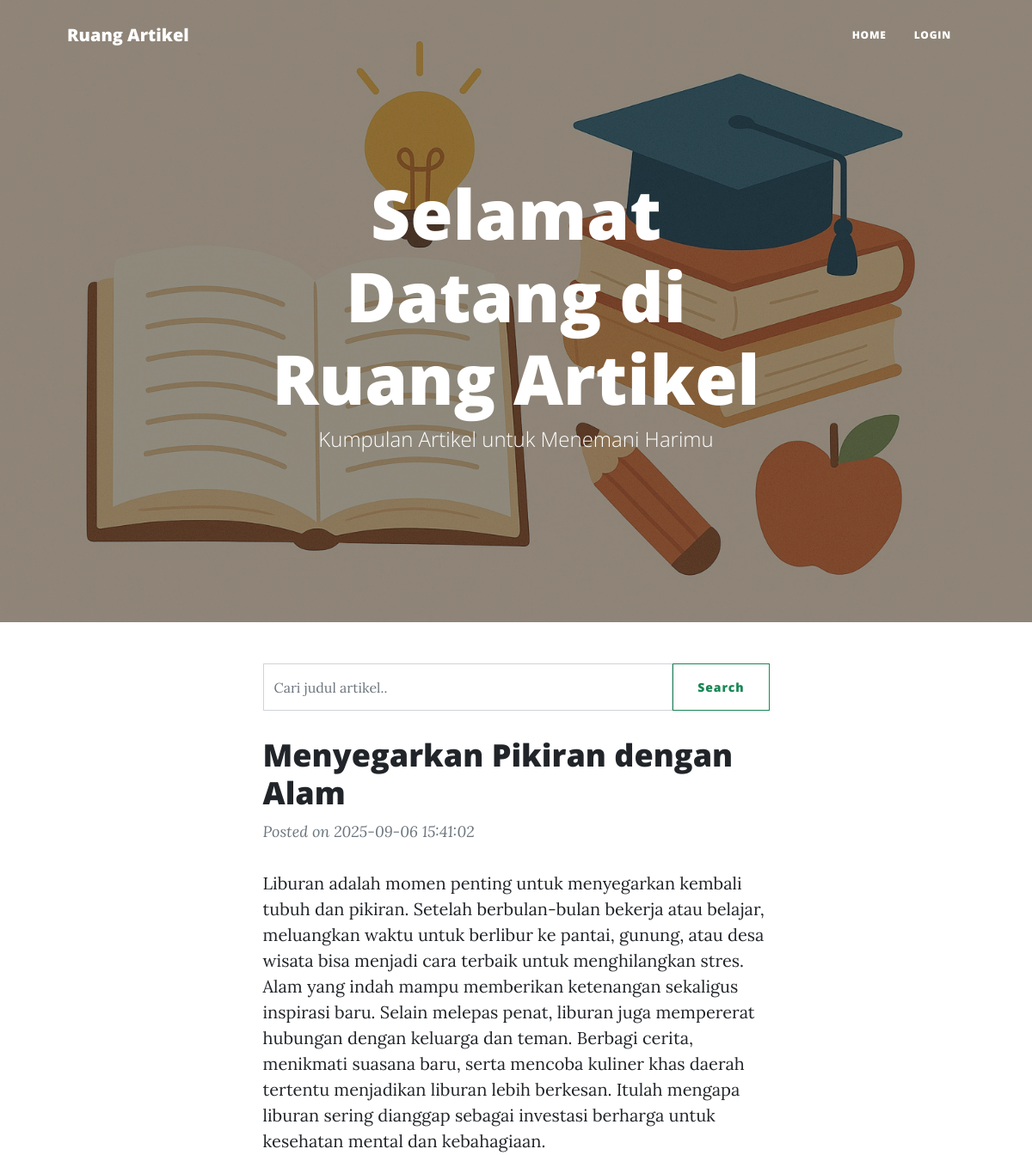
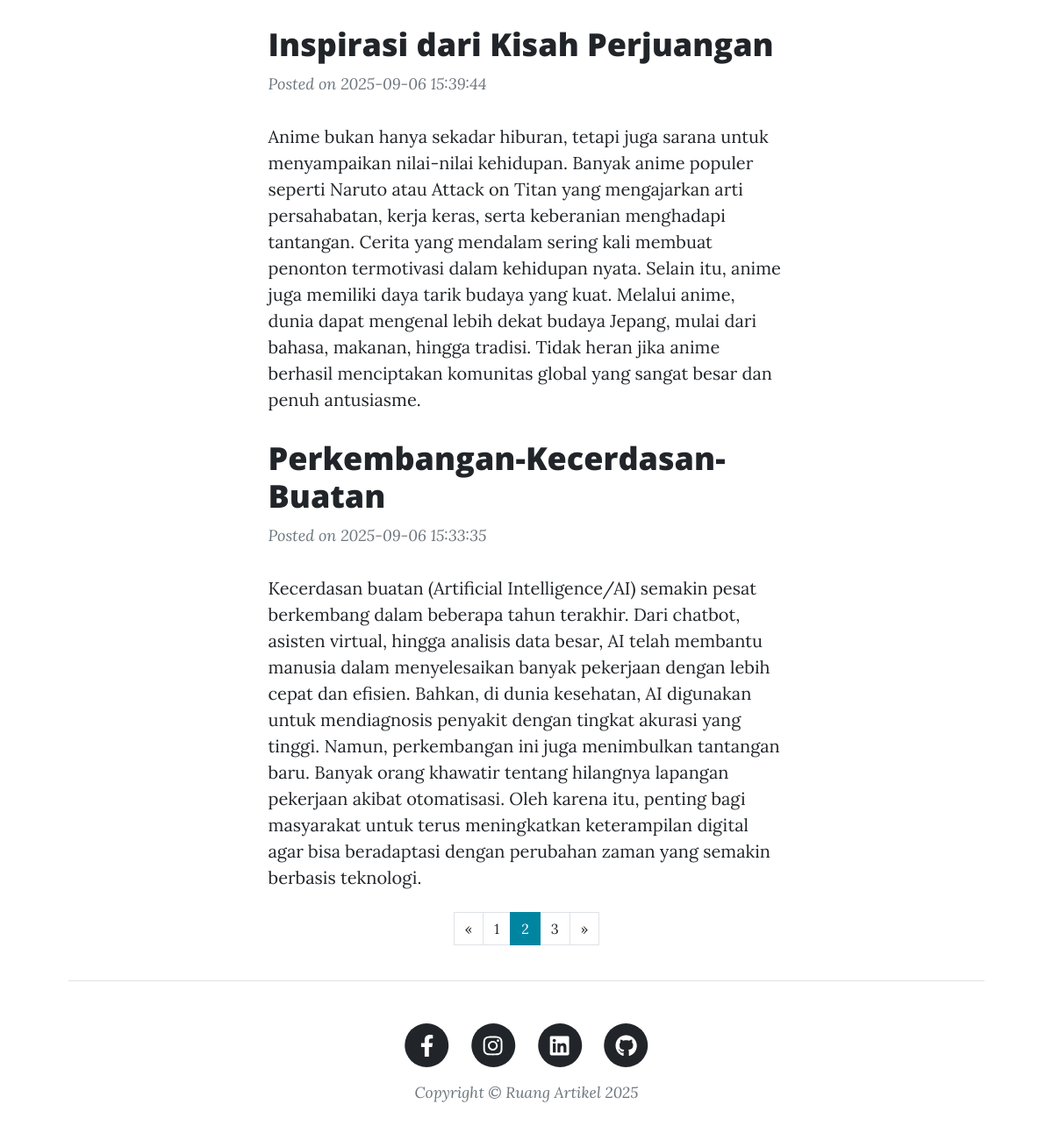
The page /index.php/blog/index/3 on the database its author committed (2 pictures, top to bottom).
### tables this page shows
CREATE TABLE `blog` (
  `id` int(11) NOT NULL,
  `title` varchar(255) NOT NULL,
  `content` text NOT NULL,
  `url` varchar(255) NOT NULL,
  `cover` varchar(255) NOT NULL,
  `date` timestamp NOT NULL DEFAULT current_timestamp() ON UPDATE current_timestamp()
);

### index.php (called while the page is built, shortened)
<?php
require_once BASEPATH.'core/CodeIgniter.php';

### application/config/config.php (called while the page is built, shortened)
<?php
$config['base_url'] = 'http://localhost/myapp/';
$config['index_page'] = 'index.php';
$config['uri_protocol']	= 'REQUEST_URI';
$config['url_suffix'] = '';
$config['language']	= 'english';
$config['charset'] = 'UTF-8';
$config['enable_hooks'] = FALSE;
$config['subclass_prefix'] = 'MY_';
$config['composer_autoload'] = FALSE;
$config['permitted_uri_chars'] = 'a-z 0-9~%.:_\-';
$config['enable_query_strings'] = FALSE;
$config['controller_trigger'] = 'c';
$config['function_trigger'] = 'm';
$config['directory_trigger'] = 'd';
$config['allow_get_array'] = TRUE;
$config['log_threshold'] = 0;
$config['log_path'] = '';
$config['log_file_extension'] = '';
$config['log_file_permissions'] = 0644;
$config['log_date_format'] = 'Y-m-d H:i:s';
$config['error_views_path'] = '';
$config['cache_path'] = '';
$config['cache_query_string'] = FALSE;
$config['encryption_key'] = '';
$config['sess_driver'] = 'files';
$config['sess_cookie_name'] = 'ci_session';
$config['sess_samesite'] = 'Lax';
$config['sess_expiration'] = 7200;
$config['sess_save_path'] = NULL;
$config['sess_match_ip'] = FALSE;
$config['sess_time_to_update'] = 300;
$config['sess_regenerate_destroy'] = FALSE;
$config['cookie_prefix']	= '';
$config['cookie_domain']	= '';
$config['cookie_path']		= '/';
$config['cookie_secure']	= FALSE;
$config['cookie_httponly'] 	= FALSE;
$config['cookie_samesite'] 	= 'Lax';
$config['standardize_newlines'] = FALSE;
$config['global_xss_filtering'] = FALSE;
$config['csrf_protection'] = FALSE;
$config['csrf_token_name'] = 'csrf_test_name';
$config['csrf_cookie_name'] = 'csrf_cookie_name';
$config['csrf_expire'] = 7200;
$config['csrf_regenerate'] = TRUE;
$config['csrf_exclude_uris'] = array();
$config['compress_output'] = FALSE;
$config['time_reference'] = 'local';
$config['rewrite_short_tags'] = FALSE;
$config['proxy_ips'] = '';

### application/models/blog_model.php (called while the page is built, shortened)
<?php
class blog_model extends CI_Model{
    public function getblogs($limit, $offset)
    {
    $filter = $this->input->get('find');
    $this->db->like('title', $filter);
    $this->db->limit($limit, $offset);
    $this->db->order_by('date', 'desc');
    return $this->db->get("blog");
    }
     public function gettotalblogs()
    {
    $filter = $this->input->get('find');
    $this->db->like('title', $filter);
    return $this->db->count_all_results("blog");
    }
}

### application/views/blog.php (the view, shortened to what this page needs)
<header class="masthead" style="background-image: url('<?php echo base_url(); ?>assets/assets/img/home-bg.jpg')">
    <div class="container position-relative px-4 px-lg-5">
        <div class="row gx-4 gx-lg-5 justify-content-center">
            <div class="col-md-10 col-lg-8 col-xl-7">
                <div class="site-heading">
                    <h1>Selamat Datang di Ruang Artikel</h1>
                    <span class="subheading">Kumpulan Artikel untuk Menemani Harimu</span>
                </div>
            </div>
        </div>
    </div>
</header>
<div class="container px-4 px-lg-5">
    <div class="row gx-4 gx-lg-5 justify-content-center">
        <div class="col-md-10 col-lg-8 col-xl-7">
            <form class="form-inline d-flex" style="flex-wrap: nowrap;">
                <input class="form-control mr-2" type="search" placeholder="Cari judul artikel.." aria-label="Search" name="find">
                <button class="btn btn-outline-success" type="submit">Search</button>
            </form>
                    <?php foreach ($blogs as $key => $blog): ?>
                    <div class="post-preview">
                    <a href="<?php echo site_url('blog/detail/'.$blog['url']); ?>">
                    <h2 class="post-title"><?php echo $blog['title'];?></h2>
                </a>
                <p class="post-meta">
                    Posted on <?php echo $blog['date'];?>
                </p>
                <?php echo $blog['content'];?>
            </div>
    <?php endforeach; ?>
<div class="d-flex justify-content-center my-4">
    <?php echo $this->pagination->create_links(); ?>
</div>
    </div>
</div>

### rows shown on the page
blog: title "Menyegarkan Pikiran dengan Alam", date "2025-09-06 15:41:02", content "Liburan adalah momen penting untuk menyegarkan kembali tubuh dan pikiran. Setelah berbulan-bulan bekerja atau belajar, meluangkan waktu untuk berlibur ke pantai, gunung, atau desa wisata bisa menjadi cara terbaik untuk menghilangkan stres. Alam yang indah mampu memberikan ketenangan sekaligus inspirasi baru. Selain melepas penat, liburan juga mempererat hubungan dengan keluarga dan teman. Berbagi cerita, menikmati suasana baru, serta mencoba kuliner khas daerah tertentu menjadikan liburan lebih berkesan. Itulah mengapa liburan sering dianggap sebagai investasi berharga untuk kesehatan mental dan kebahagiaan."
blog: title "Inspirasi dari Kisah Perjuangan", date "2025-09-06 15:39:44", content "Anime bukan hanya sekadar hiburan, tetapi juga sarana untuk menyampaikan nilai-nilai kehidupan. Banyak anime populer seperti Naruto atau Attack on Titan yang mengajarkan arti persahabatan, kerja keras, serta keberanian menghadapi tantangan. Cerita yang mendalam sering kali membuat penonton termotivasi dalam kehidupan nyata. Selain itu, anime juga memiliki daya tarik budaya yang kuat. Melalui anime, dunia dapat mengenal lebih dekat budaya Jepang, mulai dari bahasa, makanan, hingga tradisi. Tidak heran jika anime berhasil menciptakan komunitas global yang sangat besar dan penuh antusiasme."
blog: title "Perkembangan-Kecerdasan-Buatan", date "2025-09-06 15:33:35", content "Kecerdasan buatan (Artificial Intelligence/AI) semakin pesat berkembang dalam beberapa tahun terakhir. Dari chatbot, asisten virtual, hingga analisis data besar, AI telah membantu manusia dalam menyelesaikan banyak pekerjaan dengan lebih cepat dan efisien. Bahkan, di dunia kesehatan, AI digunakan untuk mendiagnosis penyakit dengan tingkat akurasi yang tinggi. Namun, perkembangan ini juga menimbulkan tantangan baru. Banyak orang khawatir tentang hilangnya lapangan pekerjaan akibat otomatisasi. Oleh karena itu, penting bagi masyarakat untuk terus meningkatkan keterampilan digital agar bisa beradaptasi dengan perubahan zaman yang semakin berbasis teknologi."

### other values the page prints
$this->pagination->create_links() "« 1 2 3 »"
